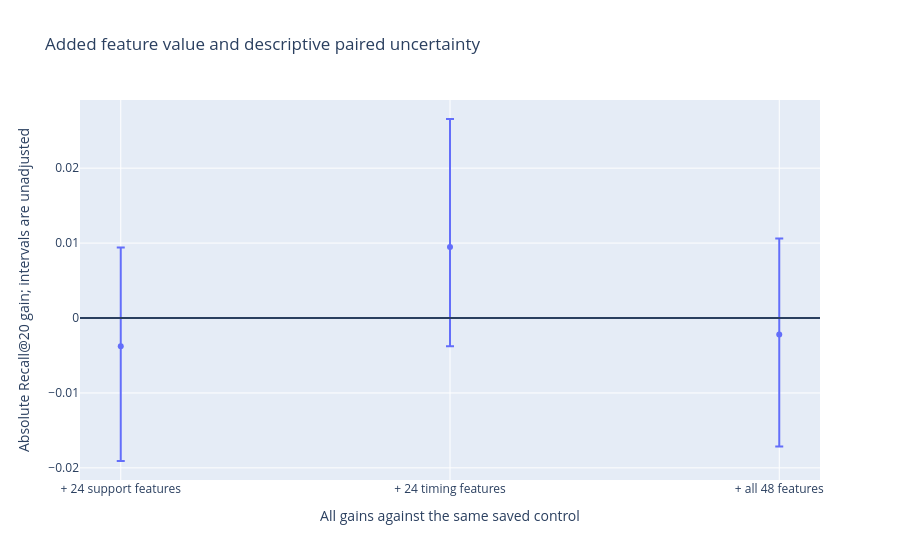

Notebook cell for this chart:
### Markdown cell above
## Added feature value and descriptive uncertainty

### Code cell
review.show_chart(2)

### Figure 1 — Plotly figure (JSON) as saved in the notebook; plotly's stock layout.template omitted (floating-point values rounded to 4 significant figures)
{"data": [{"error_y": {"array": [0.01317, 0.01707, 0.01282], "arrayminus": [0.01533, 0.01326, 0.01496], "symmetric": false, "type": "data"}, "mode": "markers", "type": "scatter", "x": ["+ 24 support features", "+ 24 timing features", "+ all 48 features"], "y": [-0.003753, 0.009493, -0.002196]}], "layout": {"shapes": [{"type": "line", "x0": 0, "x1": 1, "xref": "x domain", "y0": 0, "y1": 0, "yref": "y"}], "title": {"text": "Added feature value and descriptive paired uncertainty"}, "xaxis": {"title": {"text": "All gains against the same saved control"}}, "yaxis": {"title": {"text": "Absolute Recall@20 gain; intervals are unadjusted"}}}}
